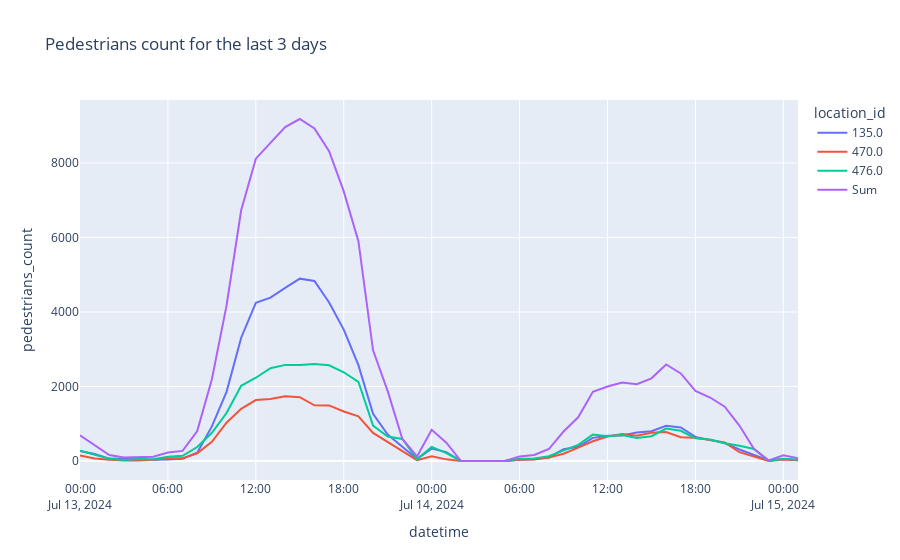

The notebook cell saved with this chart:
### Code cell
# create a line plotly express plot with the data for the last 3 days in the wue_data_agg dataframe
# get the last 3 days values from the wue_data_agg dataframe in the column date
last_3_days = wue_data_agg['date'].unique()[-3:]
# filter the data to get the data for the last 3 days
wue_data_agg_3_days = wue_data_agg[wue_data_agg['date'].isin(last_3_days)]
# create the plot
fig = px.line(wue_data_agg_3_days, x='datetime', y='pedestrians_count', color='location_id', title='Pedestrians count for the last 3 days')
# add a line to the plot for the sum data of the different locations in wue_data_agg_3_days
sum_data = wue_data_agg_3_days.groupby('datetime').agg({'pedestrians_count': 'sum'}).reset_index()
fig.add_scatter(x=sum_data['datetime'], y=sum_data['pedestrians_count'], mode='lines', name='Sum')
# show the plot

fig.show()
